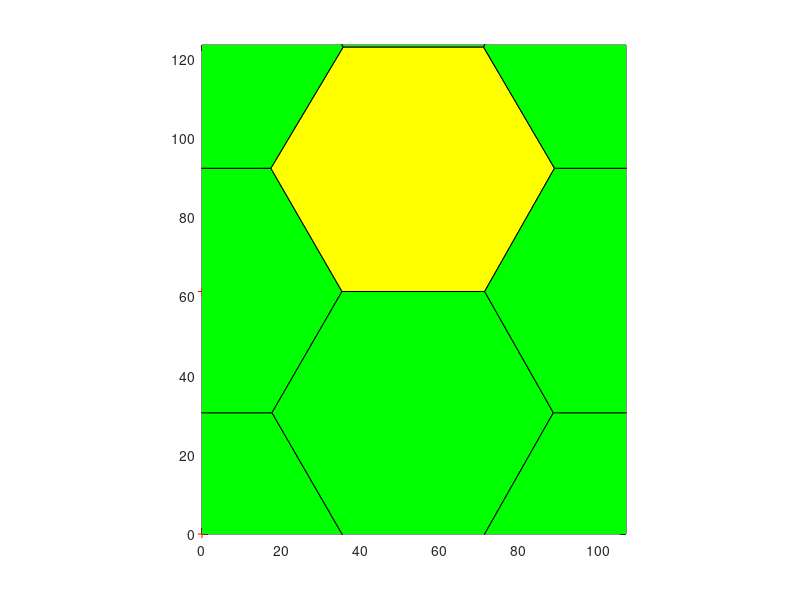

This figure's MATLAB source:
    %%%%%%%%%%%%%%%%%%%%%%%%%%%%%%%%%%%%%%%%%%%%%%%%%%%%%%%%%%%%%%%%%%%%%%%%%%%
% This script produces a txt file with the initial conditions needed to run the 
% vertex model cpp exicutable. The Global values are set by the user. The
% cell positions are a honeycomb tilling of the plane. The resulting txt file
% contians all the global parameter values and cell, edge, and vertex
% locatons and neighbors. 
%
% To use this file specify the name of the output txt file and the number
% of cells you would like in your tissue. You may wish to modify some
% global parameters to fit your needs. 
%%%%%%%%%%%%%%%%%%%%%%%%%%%%%%%%%%%%%%%%%%%%%%%%%%%%%%%%%%%%%%%%%%%%%%%%%%%
clear

%% Inputs needed
INITIALSTEPSIZE = 0.0001;    %Initial stepsize for the numberic integrator 
nomfichier=strcat('shearmodulus_check1.1','.txt');  %the file name
n=1;                       %1/2 of the Cells per row
m=2;                       %Cells per collumn 
r=89542;                    %Seed for the random number generators

%% Global Parameters 
GAMMA =10;                  %Tension on an edge
l= sqrt(2) * 25;            %Average edge length    
t0 = 1;                     %Standard unit of time 
RLXLY = 1;                  %Ratio of LX to LY (used to make rectangular boxes) 
Ratio = 0.3;                %ratio of pressure to tension forces (standard value 0.3)
Ralpha=1000000000000000000000000000;                   %Ralpha=10 means the box evolves 10 times slower then the vertices
TOTALTIME =	80;             %How long to run the simulation 
CURRENTTIME = 0.0;          %The initial time
TIMEINTERVAL =	0.1;        %How often to output the current configuration of the tissue
%INITIALSTEPSIZE = 0.002;    %Initial stepsize for the numberic integrator 
error_tolerance_absolute_mechanical = 0.01;  %Error tolerence for use with the adaptive stepsize integrators 
LX=n*3*l+1;
LY=m*sqrt(3)*l+1; 
NCells=n*m*2;
A0 = LX * LY / NCells;%4033.1139     ;                    %LX*LY/NCells;                   %Cells want to have area A0 if box size can change
%Here, I'm making a strain test for the hexagonal lattice by calculating
%what the preferred area should be for the initial area of all the cells to
% the equilibrium area.
MINAREA = A0/100;                    %Minimum allowed cell area (smaller cells will be removed)
MINLENGTH =	l/40;                    %Minimum edge length (smaller edges will be merged to form a fourfold vertex
NEWEDGELENGTH =	l/20;                %Length of a new edge created in the T1 process%
%K = Ratio * GAMMA / l^3 ;           %for pressure=K(A-A0)
K = Ratio * 10 * GAMMA / l;          %for pressure=K(1-A/A0)
Alpha_M = GAMMA*t0/l;                % Drag coefficent
TISSUE_ALPHA = 10000000000000000000000000000000 * Alpha_M;%10000000*Ralpha*Alpha_M;       % How fast the box size updates relative to the vertex motion
TISSUE_EXT_STRESS_Y = 0;             % External Stress on the tissue (positive values expancile) 
TISSUE_EXT_STRESS_X = 0;
P0 = 1.1*(sqrt(24 / sqrt(3))) * sqrt(A0); % sqrt(24 / sqrt(3)) = regular hexagon shape parameter
LAMBDA = 0.01 * K * A0;%K / 0.05; % mimics Manning Model 
VERBOSEON = 1; %boolean, tells code to output extra data for cells and edges when true
equilibriumtolerance = 0.00000000001;

%% Create the Hexagonal tillining 
SEED = r;
rng(SEED); 
f2=figure();
offset=0;%0.01*l; 
Points1=zeros(NCells,2); 
k=1; 
strainx = 0;%.5;

%Grid One
for i=0:n-1
    for j=0:m-1
        Points1(k,:)=[(3*i*l +rand()*offset)*(1 +strainx) ,sqrt(3)*j*l+rand()*offset]; 
        k=k+1; 
    end
end
% Grid two

for i=0:n-1
    for j=0:m-1
        Points1(k,:)=[((3*i+3/2)*l +rand()*offset)* (1 + strainx) , (sqrt(3)*j+sqrt(3)/2)*l+rand()*offset]; 
        k=k+1; 
    end
end

LX = LX * (1 + strainx);
Pointsa=Points1+[LX *ones(NCells,1) LY*zeros(NCells,1)];
Pointsb=Points1-[LX*zeros(NCells,1) LY*ones(NCells,1)];
Pointsc=Points1-[LX*ones(NCells,1) LY*zeros(NCells,1)];
Pointsd=Points1+[LX*zeros(NCells,1) LY*ones(NCells,1)];
Pointse=Points1+[LX*ones(NCells,1) LY*ones(NCells,1)];
Pointsf=Points1+[LX*ones(NCells,1) -LY*ones(NCells,1)];
Pointsg=Points1+[-LX*ones(NCells,1) LY*ones(NCells,1)];
Pointsh=Points1+[-LX*ones(NCells,1) -LY*ones(NCells,1)];
Pointst=[Points1; Pointsa; Pointsb; Pointsc; Pointsd; Pointse; Pointsf; Pointsg; Pointsh];
[v,c]=voronoin(Pointst); 


%% Plot a Representation of the result
set(0,'CurrentFigure',f2);
plot(Points1(:,1),Points1(:,2),'r+');
for i = 1:length(c) 
    %ca are the cells that are in the interior only
    IN=(all(v(c{i},1)>0)&all(v(c{i},1)<LX)&all(v(c{i},2)>0)&all(v(c{i},2)<LY));
    %ca have cells that are at the border
    IN2=(any(v(c{i},1)>0)&any(v(c{i},1)<LX)&any(v(c{i},2)>0)&any(v(c{i},2)<LY))&(~IN);
    if (all(c{i}~=1)&&IN)  
    set(0,'CurrentFigure',f2)
    patch(v(c{i},1),v(c{i},2),'y'); % use color yellow.
    end
    % cells crossing the border
    if (all(c{i}~=1)&&(IN2))  
    set(0,'CurrentFigure',f2)
    patch(v(c{i},1),v(c{i},2),'g'); % use color green.
    end
end
set(0,'CurrentFigure',f2)
axis equal
xlim([0 LX]);
ylim([0 LY]);


for i = 1:length(c)
   INGLOBAL=any((v(c{i},1)>0)&v(c{i},1)<LX&v(c{i},2)>0&v(c{i},2)<LY);
   if INGLOBAL
       ListVertex=c{i};
       area=0;
       for k=1:length(c{i})
           kplus=mod(k,length(c{i}))+1;
           area=area+v(c{i}(k),1)*v(c{i}(kplus),2)-v(c{i}(kplus),1)*v(c{i}(k),2);
       end
       if(area<0) c{i}=fliplr(c{i}); end
   end
end

%% Export to a txt file
fid=fopen(nomfichier,'wt');
fprintf(fid, 'Voronoi Tesselation Data: \n');
fprintf(fid, 'NumbCells %d \t rng %d \n', NCells, r);
fprintf(fid, 'ratio pressure to tension\t%f\n', Ratio);
fprintf(fid, 'Global:\n');
fprintf(fid, 'LX\t%f\nLY\t%f\n', LX, LY);
fprintf(fid, 'A0\t%f\n', A0);
fprintf(fid, 'SEED\t%d\n', SEED);
fprintf(fid, 'TIMEINTERVAL\t%f\n', TIMEINTERVAL);
fprintf(fid, 'MINAREA\t%f\n', MINAREA);
fprintf(fid, 'MINLENGTH\t%f\n', MINLENGTH);
fprintf(fid, 'NEWEDGELENGTH\t%f\n', NEWEDGELENGTH);
fprintf(fid, 'K\t%f\n', K);
fprintf(fid, 'GAMMA\t%f\n', GAMMA);
fprintf(fid, 'LAMBDA\t%f\n', LAMBDA);
fprintf(fid, 'P0\t%f\n', P0);
fprintf(fid, 'TOTALTIME\t%f\n', TOTALTIME);
fprintf(fid, 'CURRENTTIME\t%f\n', CURRENTTIME);
fprintf(fid, 'VERBOSEON\t%d\n', VERBOSEON);
fprintf(fid, 'INITIALSTEPSIZE\t%f\n', INITIALSTEPSIZE);
fprintf(fid, 'error_tolerance_absolute_mechanical\t%f\n', error_tolerance_absolute_mechanical);
fprintf(fid, 'TISSUE_ALPHA\t%f\n', TISSUE_ALPHA);
fprintf(fid, 'ALPHAM\t%f\n', Alpha_M);
fprintf(fid, 'TISSUE_EXT_STRESS_X\t%f\n', TISSUE_EXT_STRESS_X);
fprintf(fid, 'TISSUE_EXT_STRESS_Y\t%f\n', TISSUE_EXT_STRESS_Y);
fprintf(fid, 'equilibriumtolerance\t%d\n', equilibriumtolerance);

fprintf(fid, 'endGlobal\n'); 
fprintf(fid, 'Vertices\n');
fprintf(fid, 'id\tx\ty\n');

NbVertex=0;
CentralVertices=zeros(length(v),2);
for i = 2:length(v)   % v(1) is always a point at infinity, so skip (NOTED ADDED BY DKL 7/5/10)
    % the vertices don't necessarily have to be in order because the code
    % will skip over vertices that are outside of the window of interest
    % (NOTE ADDED BY ABM 10/14/23
   if(v(i,1)>0&&v(i,1)<LX&&v(i,2)>0&&v(i,2)<LY)
       fprintf(fid,'%d',i); 
       fprintf(fid,'\t %2.4f',v(i,1));
       fprintf(fid,'\t %2.4f',v(i,2));
       fprintf(fid,'\n');
       NbVertex=NbVertex+1;
       CentralVertices(NbVertex,1)=v(i,1);
       CentralVertices(NbVertex,2)=v(i,2);
   end
end

CentralVertices=CentralVertices(1:NbVertex,1:2);
EqVertex=zeros(NbVertex,1);

for i = 2:length(v)
   vcorrige=zeros(1,2);
   vtest=v(i,:);

   if (vtest(1)>0&&vtest(1)<LX&&vtest(2)>0&&vtest(2)<LY) vcorrige=vtest;end
   vtest=v(i,:)-LX*[1 0];
   if (vtest(1)>0&&vtest(1)<LX&&vtest(2)>0&&vtest(2)<LY) vcorrige=vtest;  end
   vtest=v(i,:)-LY*[0 1];
   if (vtest(1)>0&&vtest(1)<LX&&vtest(2)>0&&vtest(2)<LY) vcorrige=vtest;  end
   vtest=v(i,:)+LX*[1 0];
   if (vtest(1)>0&&vtest(1)<LX&&vtest(2)>0&&vtest(2)<LY) vcorrige=vtest;  end
   vtest=v(i,:)+LY*[0 1];
   if (vtest(1)>0&&vtest(1)<LX&&vtest(2)>0&&vtest(2)<LY) vcorrige=vtest;  end
   vtest=v(i,:)-[LX LY];
   if (vtest(1)>0&&vtest(1)<LX&&vtest(2)>0&&vtest(2)<LY) vcorrige=vtest;  end
   vtest=v(i,:)-[LX -LY];
   if (vtest(1)>0&&vtest(1)<LX&&vtest(2)>0&&vtest(2)<LY) vcorrige=vtest;  end
   vtest=v(i,:)+[LX LY];
   if (vtest(1)>0&&vtest(1)<LX&&vtest(2)>0&&vtest(2)<LY) vcorrige=vtest;  end
   vtest=v(i,:)+[LX -LY];
   if (vtest(1)>0&&vtest(1)<LX&&vtest(2)>0&&vtest(2)<LY) vcorrige=vtest;  end
   column=find(all(abs((repmat(vcorrige,size(v,1),1))'-v')<0.000001));%strmatch(vcorrige, v);
   if(~isempty(column))
       EqVertex(i)=column;
   end

end
 
fprintf(fid, 'Edges\n');
fprintf(fid, 'id\tvertex1\tvertex2\txflag\tyflag\n');
NbEdgeMax=3*NbVertex;
Edges.Vertices=zeros(NbEdgeMax,2);
Edges.Crossx12=zeros(NbEdgeMax,1);
Edges.Crossx21=zeros(NbEdgeMax,1);
Edges.Crossy12=zeros(NbEdgeMax,1);
Edges.Crossy21=zeros(NbEdgeMax,1);

EdgeIncrement=0; %the number of the edge so you get 1,2,3,4 as edge lables
for i = 1:length(c) %For each vertex
   INGLOBAL=any( (v(c{i},1)>0) & v(c{i},1)<LX & v(c{i},2)>0 & v(c{i},2)<LY);
   if INGLOBAL %If it is in the reigon of intrest
       ListVertex=c{i}; %list of edges in each cell in the reigon 
       for j=1:length(ListVertex) %for each edge in the cell
           testdejainscrit=0;                                                                                                                                                                                                                                                                                                                                                                                                                                                                                                                                                                                                                                                                                                                                                                                                                                                                                                                                                                                                                                                                                                                                                                                                                                                                                                                                                                                                                                                                                                                                                                                                                                                                                                                                                                                                                                                                                                                                                                                                                                                                                                                                                                                                                                                                                                                                                                                                                                                                                                                                                       
           % if we look at the current edge is in the list
           for k=1:EdgeIncrement
               if ((EqVertex((ListVertex(j)))==Edges.Vertices(k,1)...
                       &&EqVertex(ListVertex(mod(j,length(ListVertex))+1))==Edges.Vertices(k,2))...%the modulus is to be on that loop
                       ||...
                       (EqVertex(ListVertex(j))==Edges.Vertices(k,2)...
                       &&EqVertex(ListVertex(mod(j,length(ListVertex))+1))==Edges.Vertices(k,1)))
                   testdejainscrit=1;
               else
               end
           end
           % if it is not there we added at the end
           if(~testdejainscrit)
               EdgeIncrement=EdgeIncrement+1;
               Edges.Vertices(EdgeIncrement,1)=EqVertex(ListVertex(j)); %the first vertex
               Edges.Vertices(EdgeIncrement,2)=EqVertex(ListVertex(mod(j,length(ListVertex))+1)); %the second vertex
               Vertex1encours=ListVertex(j);
               Vertex1encourseq=EqVertex(ListVertex(j));
               Vertex2encours=ListVertex(mod(j,length(ListVertex))+1);
               Vertex2encourseq=EqVertex(ListVertex(mod(j,length(ListVertex))+1));
               % and is written in the file
               fprintf(fid,'%d',EdgeIncrement);
               fprintf(fid,'\t %d', Edges.Vertices(EdgeIncrement,1));
               fprintf(fid,'\t %d', Edges.Vertices(EdgeIncrement,2));
               % must be a test to see if the one-vertex through a
               % rating (a vertex in, one out) 2-if there are two vertices
               % out but through the side anyway (happens on the corner)
               VertexCross21=(EqVertex(ListVertex(j))~=ListVertex(j))&&(EqVertex(ListVertex(mod(j,length(ListVertex))+1))==ListVertex(mod(j,length(ListVertex))+1));
               VertexCross12=(EqVertex(ListVertex(j))==ListVertex(j))&&(EqVertex(ListVertex(mod(j,length(ListVertex))+1))~=ListVertex(mod(j,length(ListVertex))+1));
               % cas 1

               %  x12=x21=y12=y21=0;

               %Periodic boundary condition testing
               if((EqVertex(ListVertex(j))~=ListVertex(j))&&(EqVertex(ListVertex(mod(j,length(ListVertex))+1))==ListVertex(mod(j,length(ListVertex))+1)))
                   if(v(ListVertex(j),1)<0) Edges.Crossx12(EdgeIncrement)=1;%fprintf(fid,' xCrossBoundary12');
                       %    x12=1;
                   end
                   if(v(ListVertex(j),1)>LX) Edges.Crossx21(EdgeIncrement)=1;%fprintf(fid,' xCrossBoundary21');
                       %   x21=1;
                   end
                   if(v(ListVertex(j),2)<0) Edges.Crossy12(EdgeIncrement)=1;%fprintf(fid,' yCrossBoundary12');
                       %   y12=1;
                   end
                   if(v(ListVertex(j),2)>LY) Edges.Crossy21(EdgeIncrement)=1;%fprintf(fid,' yCrossBoundary21');
                       %    y21=1;
                   end
               end
               if((EqVertex(ListVertex(j))==ListVertex(j))&&(EqVertex(ListVertex(mod(j,length(ListVertex))+1))~=ListVertex(mod(j,length(ListVertex))+1)))
                   if(v(ListVertex(mod(j,length(ListVertex))+1),1)<0) 
                       Edges.Crossx21(EdgeIncrement)=1;
                   end
                   if(v(ListVertex(mod(j,length(ListVertex))+1),1)>LX) 
                       Edges.Crossx12(EdgeIncrement)=1;
                   end
                   if(v(ListVertex(mod(j,length(ListVertex))+1),2)<0) 
                       Edges.Crossy21(EdgeIncrement)=1;
                   end
                   if(v(ListVertex(mod(j,length(ListVertex))+1),2)>LY) 
                       Edges.Crossy12(EdgeIncrement)=1;
                   end
               end
               %cas 2
               if((EqVertex(ListVertex(j))~=ListVertex(j))&&(EqVertex(ListVertex(mod(j,length(ListVertex))+1))~=ListVertex(mod(j,length(ListVertex))+1)))
                   % if the vertex is in the range which is not
                   % moving in the same direction, is that both
                   % ends of the edge are not contained in the same
                   % in the time interval.
                   v1=v(ListVertex(j),:);
                   v2=v(ListVertex(mod(j,length(ListVertex))+1),:);
                   eqv1=v(EqVertex(ListVertex(j)),:);
                   eqv2=v(EqVertex(ListVertex(mod(j,length(ListVertex))+1)),:);
                   %Periodic boundary condition chehck again
                   if(v2(1)>v1(1))&&(eqv2(1)<eqv1(1)) 
                       Edges.Crossx12(EdgeIncrement)=1;
                   end
                   if(v2(1)<v1(1))&&(eqv2(1)>eqv1(1)) 
                       Edges.Crossx21(EdgeIncrement)=1;
                   end
                   if (v2(2)>v1(2))&&(eqv2(2)<eqv1(2))
                       Edges.Crossy12(EdgeIncrement)=1;
                   end
                   if (v2(2)<v1(2))&&(eqv2(2)>eqv1(2)) 
                       Edges.Crossy21(EdgeIncrement)=1;
                   end
               end
              
               %New output added by MS 4/17/2014
               if ( (Edges.Crossx12(EdgeIncrement)==1) || (Edges.Crossx21(EdgeIncrement)==1) )
                   newxflag=1;
               end
               if ( (Edges.Crossx12(EdgeIncrement)==0) && (Edges.Crossx21(EdgeIncrement)==0) )
                   newxflag=0;
               end
               if ( (Edges.Crossy12(EdgeIncrement)==1) || (Edges.Crossy21(EdgeIncrement)==1) )
                   newyflag=1;
               end
               if ( (Edges.Crossy12(EdgeIncrement)==0) && (Edges.Crossy21(EdgeIncrement)==0) )
                   newyflag=0;
               end
               
               fprintf(fid,'\t %d \t %d \n', newxflag, newyflag);

           end
       end

   end
end

cinside=cell(length(c),1);
CellIncrement=0;
for i=1:length(c)
   INGLOBAL=any((v(c{i},1)>0)&v(c{i},1)<LX&v(c{i},2)>0&v(c{i},2)<LY);
   if INGLOBAL
       CellIncrement=CellIncrement+1;
       cinside{CellIncrement}=EqVertex(c{i});

   end
end
NbCellsInside=CellIncrement;
cinside=cinside(1:NbCellsInside);
cinside2=cell(NbCellsInside,1);
CellIncrement=0;
for i=1:NbCellsInside
   dejavu=false;
   for j=1:i-1
       if ((length(cinside{i})==length(cinside{j}))&&all(sort(cinside{i})==sort(cinside{j}))) dejavu=true; end
   end
   if (~dejavu) CellIncrement=CellIncrement+1;cinside2{CellIncrement}=cinside{i}; end
end
cinside2=cinside2(1:CellIncrement);
fprintf(fid, 'Cells\n');
fprintf(fid, 'id\tA0\tEdgeNumb\tEdgeList\n');
for i=1:length(cinside2)
   ListVertex=c{i};
   fprintf(fid,'%d\t%f\t%d\t',i, A0, length(ListVertex));
   for j=1:length(ListVertex)
       NumeroEdge=0;
       % if we look at the current edge is in the list
       for k=1:EdgeIncrement
           if (EqVertex((ListVertex(j)))==Edges.Vertices(k,1)...
                   &&EqVertex(ListVertex(mod(j,length(ListVertex))+1))==Edges.Vertices(k,2))
               NumeroEdge=k;
           end % modulo is to be on that loop
           if(EqVertex(ListVertex(j))==Edges.Vertices(k,2)...
                   &&EqVertex(ListVertex(mod(j,length(ListVertex))+1))==Edges.Vertices(k,1))
               NumeroEdge=k; %MS change to always be positive
           end
       end
       % and is written in the file
       fprintf(fid,'%d,',NumeroEdge);
   end
   fprintf(fid, '\n');
end
fprintf(fid, 'End\n');
fclose(fid);
